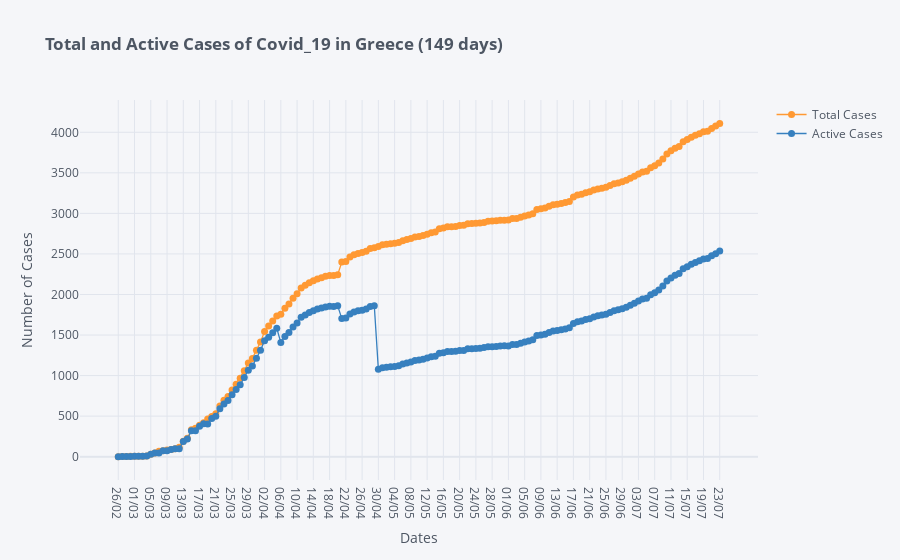

Source (notebook cell):
### Markdown cell above
## Total and Active number of Cases

### Code cell
df[['Total Cases', 'Active Cases']].iplot(kind='scatter',mode='lines+markers', color=['orange', 'blue'], size=7,
                        xTitle='Dates', yTitle='Number of Cases',
                        title='<b>Total and Active Cases of Covid_19 in Greece ('+str(len(df['Total Cases']))+' days)</b>')
# Click and drag mouse to select specific area of plot to zoom in
# Move mouse over markers to see data

### Figure 1 — Plotly figure (JSON) as saved in the notebook; plotly's stock layout.template omitted (floating-point values rounded to 4 significant figures; data arrays with more than 128 entries replaced by an {"elided": "..."} marker saying what was removed)
{"data": [{"line": {"color": "rgba(255, 153, 51, 1.0)", "dash": "solid", "shape": "linear", "width": 1.3}, "marker": {"size": 7, "symbol": "circle"}, "mode": "lines+markers", "name": "Total Cases", "text": "", "type": "scatter", "x": {"elided": "149 str values"}, "y": {"elided": "149 int values"}}, {"line": {"color": "rgba(55, 128, 191, 1.0)", "dash": "solid", "shape": "linear", "width": 1.3}, "marker": {"size": 7, "symbol": "circle"}, "mode": "lines+markers", "name": "Active Cases", "text": "", "type": "scatter", "x": {"elided": "149 str values"}, "y": {"elided": "149 int values"}}], "layout": {"legend": {"bgcolor": "#F5F6F9", "font": {"color": "#4D5663"}}, "paper_bgcolor": "#F5F6F9", "plot_bgcolor": "#F5F6F9", "title": {"font": {"color": "#4D5663"}, "text": "<b>Total and Active Cases of Covid_19 in Greece (149 days)</b>"}, "xaxis": {"gridcolor": "#E1E5ED", "showgrid": true, "tickfont": {"color": "#4D5663"}, "title": {"font": {"color": "#4D5663"}, "text": "Dates"}, "zerolinecolor": "#E1E5ED"}, "yaxis": {"gridcolor": "#E1E5ED", "showgrid": true, "tickfont": {"color": "#4D5663"}, "title": {"font": {"color": "#4D5663"}, "text": "Number of Cases"}, "zerolinecolor": "#E1E5ED"}}}
